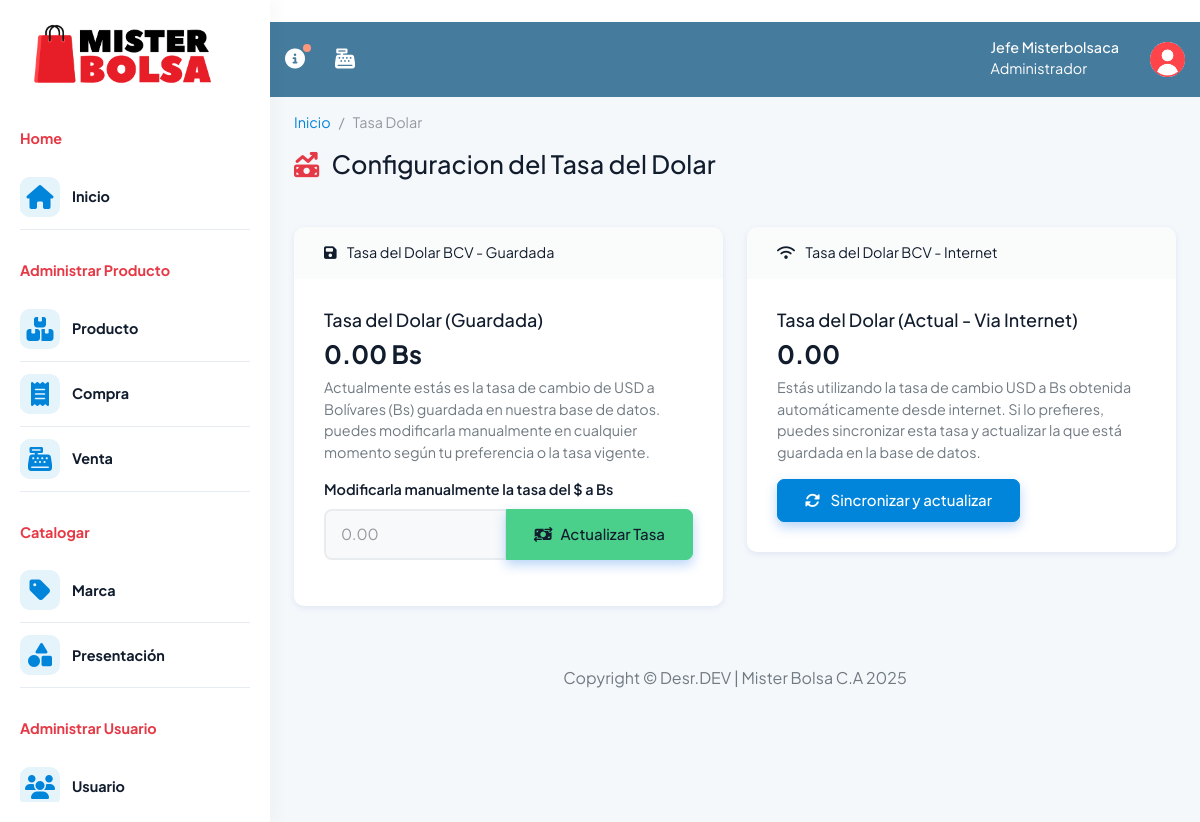
The app's page /controlador/tasa.php (signed in), older data.
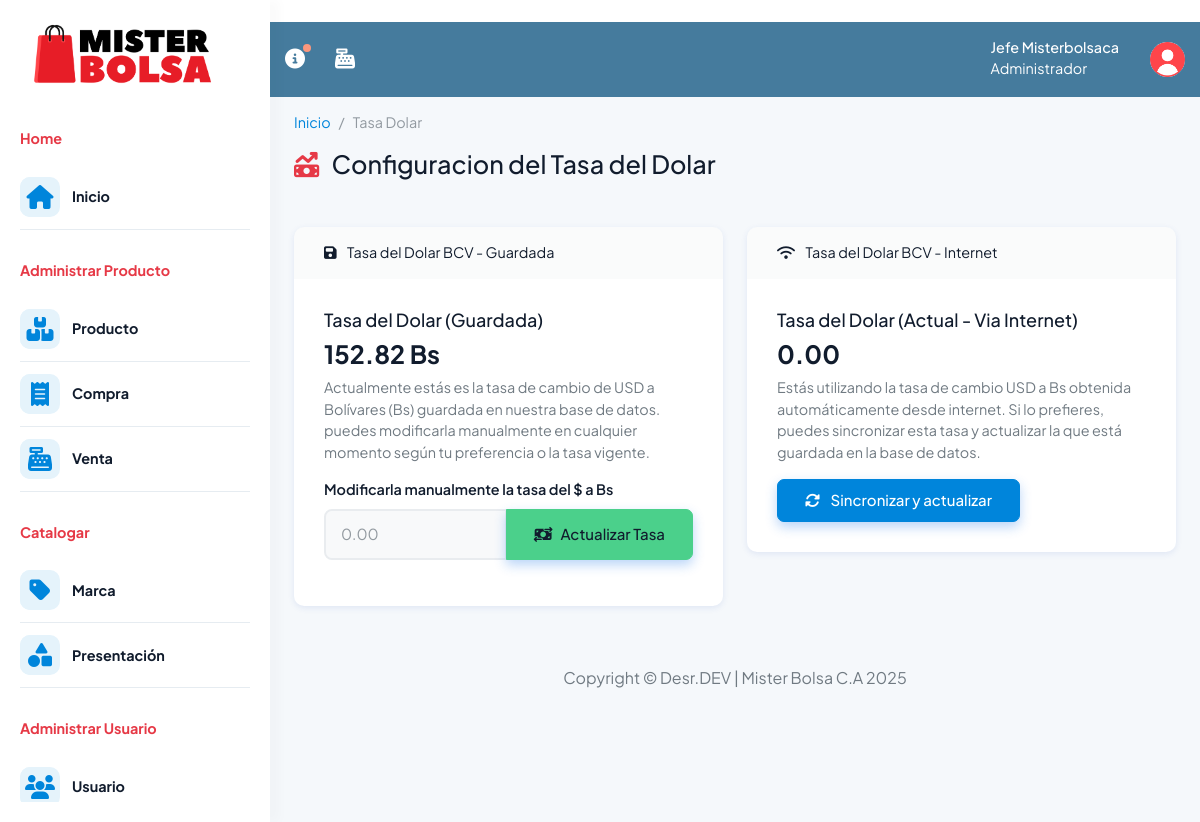
The same page, newer data.
### tables this page shows
CREATE TABLE `dolar` (
  `id_dolar` int(1) NOT NULL,
  `precios` varchar(100) NOT NULL
);

### modelo/tasa.php (called while the page is built, shortened)
<?php
    require_once 'conexion.php';
    class Tasa extends Conexion{
    private $conex;
    function __construct(){
        $this->conex = new Conexion();
        $this->conex = $this->conex->conex();
    }
    public function obtenerDolar() {
        $query = "SELECT * FROM dolar WHERE id_dolar = 1";
        $consulta = $this->conex->prepare($query);
        $consulta->execute();
        return $consulta->fetchAll(PDO::FETCH_ASSOC);
    }
    }
?>

### modelo/conexion.php (called while the page is built, shortened)
<?php
	class Conexion extends PDO{
	private $conex ;
	public function __construct(){
		$conexstring ="mysql:host="._DB_HOST_.";dbname="._DB_NAME_.";charset=utf8";
	try {
		$this->conex = new PDO($conexstring, _DB_USER_, _DB_PASS_);
		$this->conex->setAttribute(PDO::ATTR_ERRMODE, PDO::ERRMODE_EXCEPTION);
	}
	catch (PDOException $e) {
		die ("Conexión Fallida".$e->getMessage());
	}
}
	public function Conex(){
	return $this->conex;
	}
}
?>

### vista/tasa.php (the view, shortened to what this page needs)
<!doctype html>
<html lang="en">
<head>
    <?php require_once 'vista/complementos/head.php'; ?>
    <link rel="stylesheet" href="assets/css/for.css" />
</head>
<body>
  <div class="page-wrapper" id="main-wrapper" data-layout="vertical" data-navbarbg="skin6" data-sidebartype="full"
    data-sidebar-position="fixed" data-header-position="fixed">
  <?php require_once 'vista/complementos/sidebar.php'; ?>
    <div class="body-wrapper body-oscuro">
    <?php require_once 'vista/complementos/nav.php'; ?>
    <div class="container-fluid">
<nav aria-label="breadcrumb">
  <ol class="breadcrumb">
    <li class="breadcrumb-item texto-principal"><a href="?pagina=home">Inicio</a></li>
    <li class="breadcrumb-item active color-text1 texto-secundario" aria-current="page">Tasa Dolar</li>
  </ol>
</nav>
  <div class="d-sm-flex align-items-center justify-content-between mb-5">
       <h1 class="h3 mb-0 texto-principal"> <i class="fa-solid fa-money-bill-trend-up me-2" style="color: #E63946;"></i>
        Configuracion del Tasa del Dolar</h1>
  </div>
  <div class="conteiner">
    <div class="row">
      <div class="col">
            <div class="card">
  <div class="card-header text-dark texto-secundario">
    <i class="fa-solid fa-floppy-disk me-2"></i> Tasa del Dolar BCV - Guardada
  </div>
  <div class="card-body">
    <h5 class="card-title texto-secundario">Tasa del Dolar (Guardada) </h5>
      <?php foreach ($consulta as $dolar){  ?>
    <h3 class="text-dark texto-principal"><b> <?php echo $dolar['precios']?> Bs</b></h3>
      <?php } ?>
    <p class="card-text">Actualmente estás es la tasa de cambio de USD a Bolívares (Bs) guardada en nuestra base de datos.
        puedes modificarla manualmente en cualquier momento según tu preferencia o la tasa vigente.
    </p>
    <form action="?pagina=venta" id="dolarform" autocomplete="off">
      <label class="form-label text-dark texto-secundario"> Modificarla manualmente la tasa del $ a Bs</label>
      <div class="input-group mb-3">
        <input type="text" class="form-control text-dark" placeholder="0.00" id="inputtasadolar" name="precios">
        <button class="btn btn-success text-dark" type="button" id="actualizar">
          <i class="fa-solid fa-money-bill-transfer me-2"></i>Actualizar Tasa</button>
      </div>
    </form>
  </div>
</div>
      </div>
      <div class="col">
        <div class="card">
          <div class="card-header text-dark texto-secundario">
           <i class="fa-solid fa-wifi me-2"></i> Tasa del Dolar BCV - Internet
          </div>
          <div class="card-body texto-secundario">
            <h5 class="card-title texto-secundario">Tasa del Dolar (Actual - Via Internet) </h5>
            <h3 class="text-dark texto-principal"><b id="inputdolar"></b></h3>
            <p class="card-text ">
              Estás utilizando la tasa de cambio USD a Bs obtenida automáticamente desde internet.
              Si lo prefieres, puedes sincronizar esta tasa y actualizar la que está guardada en la base de datos.
            </p>
         <form action="?pagina=tasa" method="POST" autocomplete="off" id="formdolar">
           <button  class="btn btn-primary" id="sincronizar" type="button"> <i class="fa-solid fa-rotate me-2"></i> Sincronizar y actualizar</button>
        </form>
          </div>
        </div>
      </div>
    </div>
  </div>
  <?php require_once 'vista/complementos/footer.php'; ?>
</body>
</html>

Row changes from the older to the newer data that the page shows:
changed dolar: precios "0.00" → "152.82"
